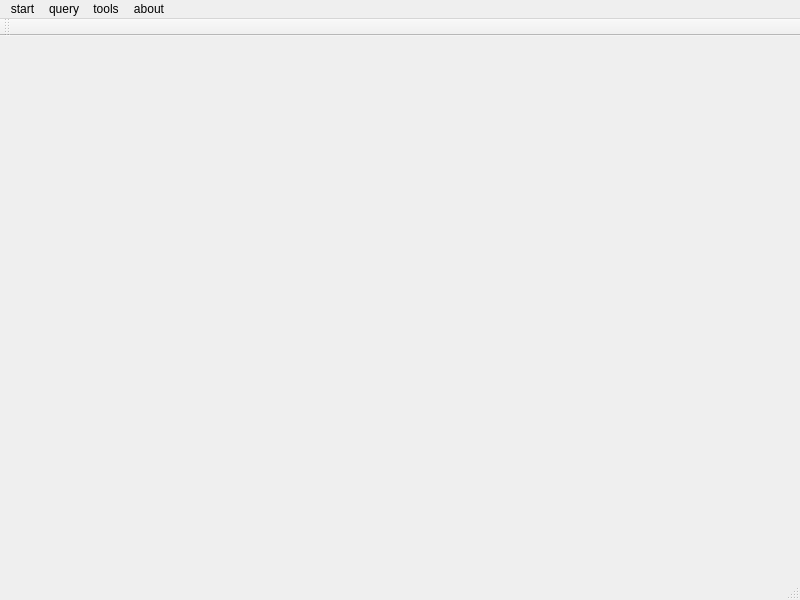
<?xml version="1.0" encoding="UTF-8"?>
<ui version="4.0">
 <class>MainWindow</class>
 <widget class="QMainWindow" name="MainWindow">
  <property name="geometry">
   <rect>
    <x>0</x>
    <y>0</y>
    <width>800</width>
    <height>600</height>
   </rect>
  </property>
  <property name="windowTitle">
   <string>MainWindow</string>
  </property>
  <property name="windowIcon">
   <iconset>
    <normaloff>:/cornGreen_128X128.ico</normaloff>:/cornGreen_128X128.ico</iconset>
  </property>
  <widget class="QWidget" name="centralWidget"/>
  <widget class="QMenuBar" name="menuBar">
   <property name="geometry">
    <rect>
     <x>0</x>
     <y>0</y>
     <width>800</width>
     <height>23</height>
    </rect>
   </property>
   <widget class="QMenu" name="menuStart">
    <property name="title">
     <string>start</string>
    </property>
    <addaction name="actionGenerateCode"/>
    <addaction name="actionCodeSignIn"/>
    <addaction name="separator"/>
    <addaction name="actionExit"/>
   </widget>
   <widget class="QMenu" name="menuQuery">
    <property name="title">
     <string>query</string>
    </property>
    <addaction name="actionDayReport"/>
   </widget>
   <widget class="QMenu" name="menuConfig">
    <property name="title">
     <string>tools</string>
    </property>
    <addaction name="actionConfig"/>
   </widget>
   <widget class="QMenu" name="menuAbout">
    <property name="title">
     <string>about</string>
    </property>
    <addaction name="actionHelp"/>
    <addaction name="actionAbout"/>
   </widget>
   <addaction name="menuStart"/>
   <addaction name="menuQuery"/>
   <addaction name="menuConfig"/>
   <addaction name="menuAbout"/>
  </widget>
  <widget class="QToolBar" name="mainToolBar">
   <attribute name="toolBarArea">
    <enum>TopToolBarArea</enum>
   </attribute>
   <attribute name="toolBarBreak">
    <bool>false</bool>
   </attribute>
  </widget>
  <widget class="QStatusBar" name="statusBar"/>
  <action name="actionGenerateCode">
   <property name="text">
    <string>generateCode</string>
   </property>
  </action>
  <action name="actionConfig">
   <property name="text">
    <string>config</string>
   </property>
  </action>
  <action name="actionDayReport">
   <property name="text">
    <string>dayReport</string>
   </property>
  </action>
  <action name="actionCodeSignIn">
   <property name="text">
    <string>codeSignIn</string>
   </property>
  </action>
  <action name="actionExit">
   <property name="text">
    <string>exit</string>
   </property>
  </action>
  <action name="actionHelp">
   <property name="text">
    <string>help</string>
   </property>
  </action>
  <action name="actionAbout">
   <property name="text">
    <string>about</string>
   </property>
  </action>
 </widget>
 <layoutdefault spacing="6" margin="11"/>
 <resources/>
 <connections/>
</ui>
